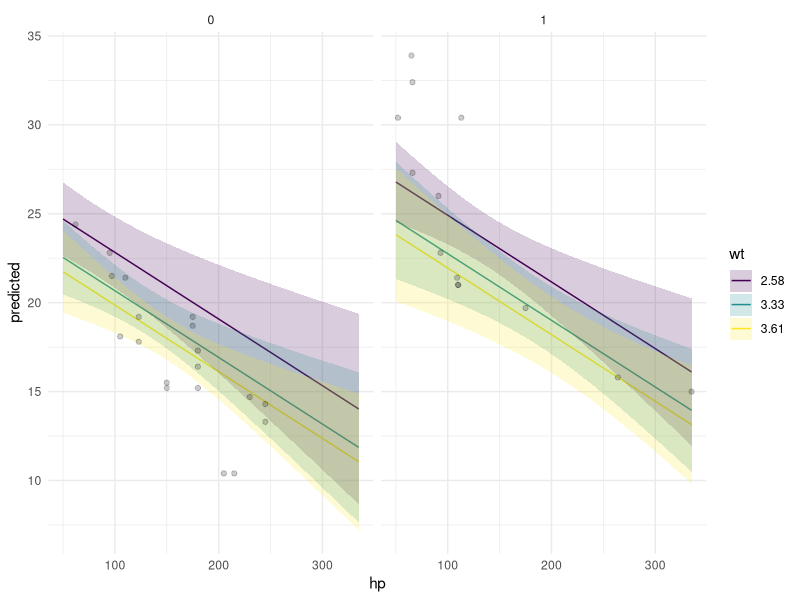
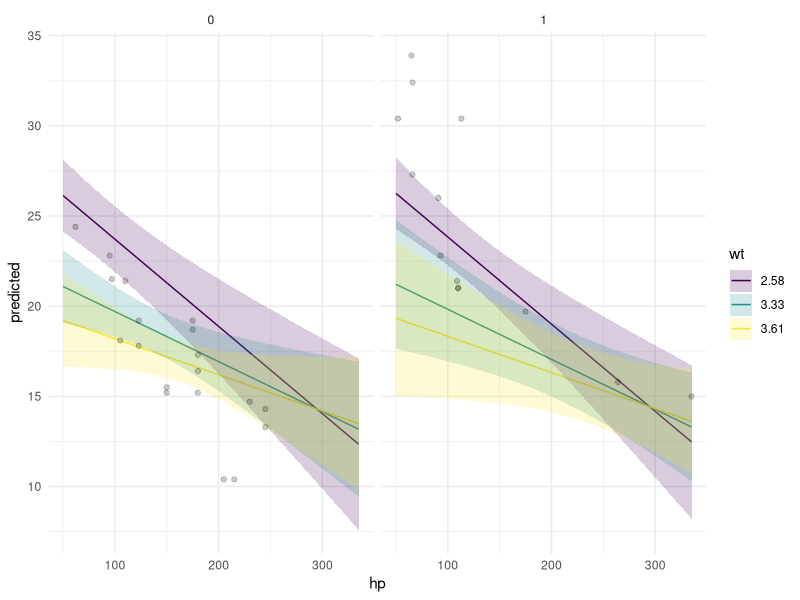

Reproduce these figures in R, in order.
## ---- chunk 1
library(broom)
library(ggeffects)
library(tidyverse)

data(mtcars)
## ---- chunk 2
cars_mod <- lm(mpg ~ hp + wt + am, data = mtcars)
cars_mod |> tidy()

pred_cars <- ggpredict(cars_mod, terms = c("hp",
                                           "wt [threenum]",
                                           "am")) |>
  as.data.frame(terms_to_colnames = TRUE) |>
  as_tibble()

ggplot(data = pred_cars, aes(x = hp, y = predicted)) +
  geom_line(aes(color = wt)) +
  facet_wrap(~am) +
   geom_ribbon(data = pred_cars, aes(y = predicted,
                                  ymin = conf.low,
                                  ymax = conf.high,
                                  fill = wt),
               alpha = 0.2) +
  geom_point(data = mtcars, aes(y = mpg), alpha = 0.2) +
  scale_fill_viridis_d() +
  scale_color_viridis_d() +
  theme_minimal()
## ---- chunk 3
cars_int <- lm(mpg ~ hp + wt  + am + hp:wt, data = mtcars)
cars_int |> tidy()

pred_int <- ggpredict(cars_int, terms = c("hp",
                                           "wt [threenum]",
                                          "am")) |>
  as.data.frame(terms_to_colnames = TRUE) |>
  as_tibble()

ggplot(data = pred_int, aes(x = hp, y = predicted)) +
  geom_line(aes(color = wt)) +
  facet_wrap(~am) +
   geom_ribbon(data = pred_int, aes(y = predicted,
                                  ymin = conf.low,
                                  ymax = conf.high,
                                  fill = wt),
               alpha = 0.2) +
  geom_point(data = mtcars, aes(y = mpg), alpha = 0.2) +
  scale_fill_viridis_d() +
  scale_color_viridis_d() +
  theme_minimal()
